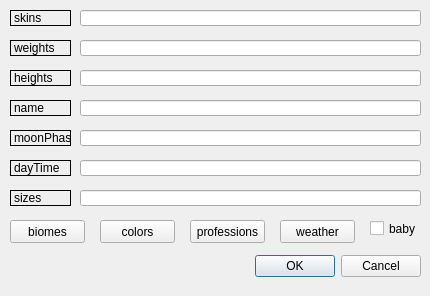
<?xml version="1.0" encoding="UTF-8"?>
<ui version="4.0">
 <class>Dialog</class>
 <widget class="QDialog" name="Dialog">
  <property name="geometry">
   <rect>
    <x>0</x>
    <y>0</y>
    <width>430</width>
    <height>296</height>
   </rect>
  </property>
  <property name="windowTitle">
   <string>Dialog</string>
  </property>
  <widget class="QDialogButtonBox" name="buttonBox">
   <property name="geometry">
    <rect>
     <x>80</x>
     <y>250</y>
     <width>341</width>
     <height>32</height>
    </rect>
   </property>
   <property name="orientation">
    <enum>Qt::Horizontal</enum>
   </property>
   <property name="standardButtons">
    <set>QDialogButtonBox::Cancel|QDialogButtonBox::Ok</set>
   </property>
  </widget>
  <widget class="QLineEdit" name="skinsinput">
   <property name="geometry">
    <rect>
     <x>80</x>
     <y>10</y>
     <width>341</width>
     <height>16</height>
    </rect>
   </property>
  </widget>
  <widget class="QLabel" name="skinslabel">
   <property name="geometry">
    <rect>
     <x>10</x>
     <y>10</y>
     <width>61</width>
     <height>16</height>
    </rect>
   </property>
   <property name="frameShape">
    <enum>QFrame::Box</enum>
   </property>
   <property name="text">
    <string>skins</string>
   </property>
  </widget>
  <widget class="QLabel" name="weightslabel">
   <property name="geometry">
    <rect>
     <x>10</x>
     <y>40</y>
     <width>61</width>
     <height>16</height>
    </rect>
   </property>
   <property name="frameShape">
    <enum>QFrame::Box</enum>
   </property>
   <property name="text">
    <string>weights</string>
   </property>
  </widget>
  <widget class="QLabel" name="heightslabel">
   <property name="geometry">
    <rect>
     <x>10</x>
     <y>70</y>
     <width>61</width>
     <height>16</height>
    </rect>
   </property>
   <property name="frameShape">
    <enum>QFrame::Box</enum>
   </property>
   <property name="text">
    <string>heights</string>
   </property>
  </widget>
  <widget class="QLabel" name="namelabel">
   <property name="geometry">
    <rect>
     <x>10</x>
     <y>100</y>
     <width>61</width>
     <height>16</height>
    </rect>
   </property>
   <property name="frameShape">
    <enum>QFrame::Box</enum>
   </property>
   <property name="text">
    <string>name</string>
   </property>
  </widget>
  <widget class="QLabel" name="moonlabel">
   <property name="geometry">
    <rect>
     <x>10</x>
     <y>130</y>
     <width>61</width>
     <height>16</height>
    </rect>
   </property>
   <property name="frameShape">
    <enum>QFrame::Box</enum>
   </property>
   <property name="text">
    <string>moonPhase</string>
   </property>
  </widget>
  <widget class="QLabel" name="timelabel">
   <property name="geometry">
    <rect>
     <x>10</x>
     <y>160</y>
     <width>61</width>
     <height>16</height>
    </rect>
   </property>
   <property name="frameShape">
    <enum>QFrame::Box</enum>
   </property>
   <property name="text">
    <string>dayTime</string>
   </property>
  </widget>
  <widget class="QLabel" name="sizeslabel">
   <property name="geometry">
    <rect>
     <x>10</x>
     <y>190</y>
     <width>61</width>
     <height>16</height>
    </rect>
   </property>
   <property name="frameShape">
    <enum>QFrame::Box</enum>
   </property>
   <property name="text">
    <string>sizes</string>
   </property>
  </widget>
  <widget class="QLineEdit" name="weightsinput">
   <property name="geometry">
    <rect>
     <x>80</x>
     <y>40</y>
     <width>341</width>
     <height>16</height>
    </rect>
   </property>
  </widget>
  <widget class="QLineEdit" name="heightsinput">
   <property name="geometry">
    <rect>
     <x>80</x>
     <y>70</y>
     <width>341</width>
     <height>16</height>
    </rect>
   </property>
  </widget>
  <widget class="QLineEdit" name="nameinput">
   <property name="geometry">
    <rect>
     <x>80</x>
     <y>100</y>
     <width>341</width>
     <height>16</height>
    </rect>
   </property>
  </widget>
  <widget class="QLineEdit" name="mooninput">
   <property name="geometry">
    <rect>
     <x>80</x>
     <y>130</y>
     <width>341</width>
     <height>16</height>
    </rect>
   </property>
  </widget>
  <widget class="QLineEdit" name="timeinput">
   <property name="geometry">
    <rect>
     <x>80</x>
     <y>160</y>
     <width>341</width>
     <height>16</height>
    </rect>
   </property>
  </widget>
  <widget class="QLineEdit" name="sizesinput">
   <property name="geometry">
    <rect>
     <x>80</x>
     <y>190</y>
     <width>341</width>
     <height>16</height>
    </rect>
   </property>
  </widget>
  <widget class="QPushButton" name="biomesbutton">
   <property name="geometry">
    <rect>
     <x>10</x>
     <y>220</y>
     <width>75</width>
     <height>23</height>
    </rect>
   </property>
   <property name="text">
    <string>biomes</string>
   </property>
  </widget>
  <widget class="QPushButton" name="colorsbutton">
   <property name="geometry">
    <rect>
     <x>100</x>
     <y>220</y>
     <width>75</width>
     <height>23</height>
    </rect>
   </property>
   <property name="text">
    <string>colors</string>
   </property>
  </widget>
  <widget class="QPushButton" name="professionsbutton">
   <property name="geometry">
    <rect>
     <x>190</x>
     <y>220</y>
     <width>75</width>
     <height>23</height>
    </rect>
   </property>
   <property name="text">
    <string>professions</string>
   </property>
  </widget>
  <widget class="QPushButton" name="weatherbutton">
   <property name="geometry">
    <rect>
     <x>280</x>
     <y>220</y>
     <width>75</width>
     <height>23</height>
    </rect>
   </property>
   <property name="text">
    <string>weather</string>
   </property>
  </widget>
  <widget class="QCheckBox" name="c_baby">
   <property name="geometry">
    <rect>
     <x>370</x>
     <y>220</y>
     <width>51</width>
     <height>17</height>
    </rect>
   </property>
   <property name="text">
    <string>baby</string>
   </property>
  </widget>
 </widget>
 <resources/>
 <connections>
  <connection>
   <sender>buttonBox</sender>
   <signal>accepted()</signal>
   <receiver>Dialog</receiver>
   <slot>accept()</slot>
   <hints>
    <hint type="sourcelabel">
     <x>248</x>
     <y>254</y>
    </hint>
    <hint type="destinationlabel">
     <x>157</x>
     <y>274</y>
    </hint>
   </hints>
  </connection>
  <connection>
   <sender>buttonBox</sender>
   <signal>rejected()</signal>
   <receiver>Dialog</receiver>
   <slot>reject()</slot>
   <hints>
    <hint type="sourcelabel">
     <x>316</x>
     <y>260</y>
    </hint>
    <hint type="destinationlabel">
     <x>286</x>
     <y>274</y>
    </hint>
   </hints>
  </connection>
 </connections>
</ui>
